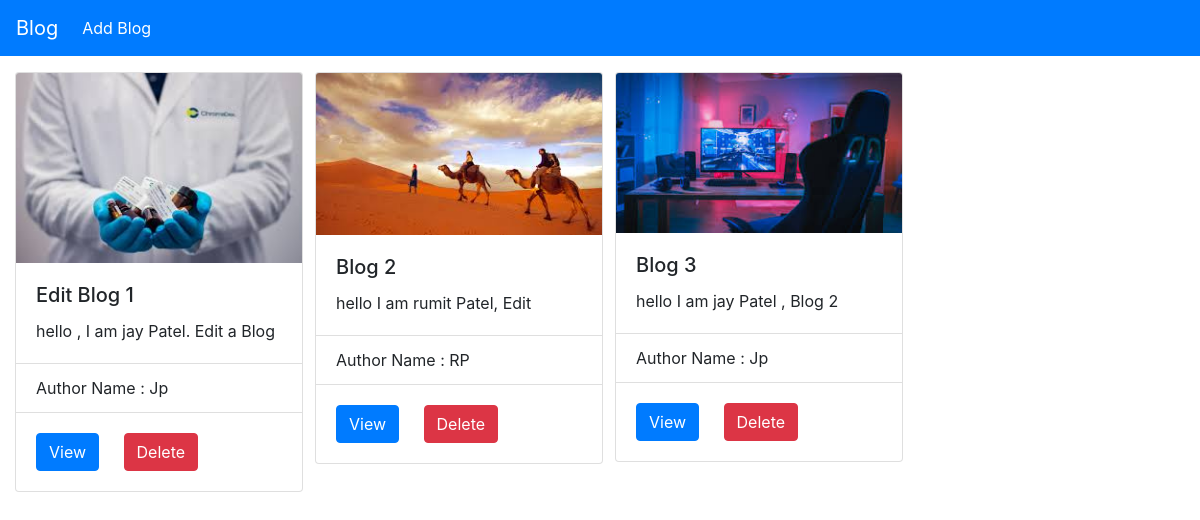
Before: / with the older database file.
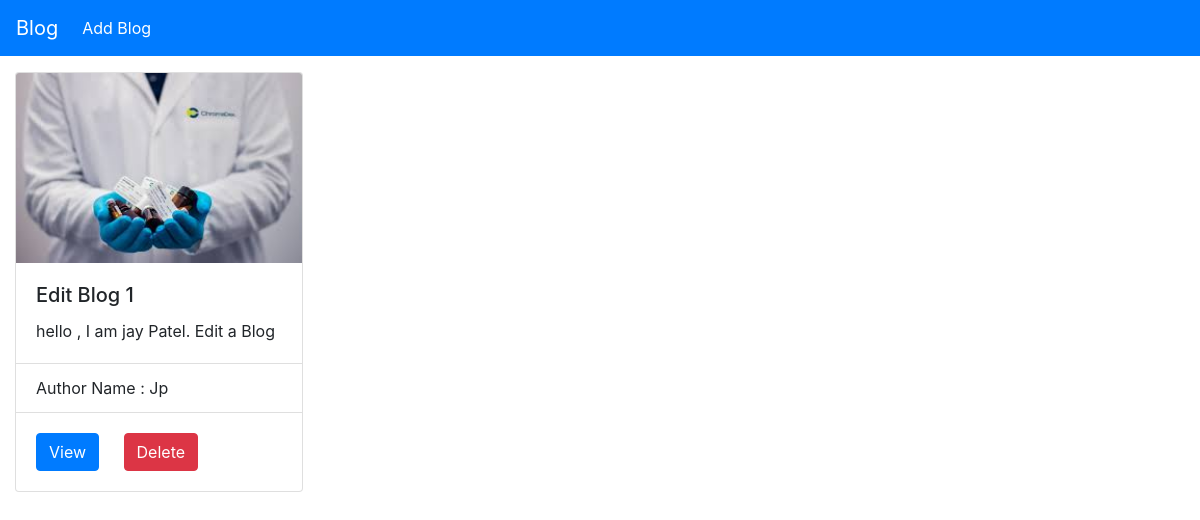
After: the same page with the newer database file.
### Blog_App/models.py (models this page shows, shortened)
class Post_Blog(models.Model):
    blog_image = models.ImageField(upload_to='blog_images',default='Add Please')
    title = models.CharField(max_length=100,unique=True)
    author = models.ForeignKey(Blog_User,on_delete=models.CASCADE)
    content = models.TextField()
    created_date = models.DateTimeField(auto_now_add=True)
    blog_like = models.PositiveBigIntegerField(default=0)

class Blog_User(models.Model):
    user_name = models.CharField(max_length=20,default='demo')
    user_password = models.CharField(max_length=10,default="demo")
    def __str__(self):
        return self.user_name

### Blog_App/views.py (the view)
# urls.py: path('',views.index,name='index'),
def index(request):
    all_blog = Post_Blog.objects.all()
    return render(request,'index.html',{'all_blog':all_blog})

### templates/index.html (shortened to what this page needs)
<!DOCTYPE html>
<html lang="en">
<head>
</head>
<body>
    <nav class="navbar navbar-expand-lg navbar-dark bg-primary">
        <a class="navbar-brand" href="{% url 'Blog_App:index' %}">Blog</a>
        <div class="collapse navbar-collapse" id="navbarNavDropdown">
            <ul class="navbar-nav">
                <li class="nav-item active">
                    <a class="nav-link" href="{% url 'Blog_App:addblog' %}">Add Blog <span class="sr-only">(current)</span></a>
                  </li>
            </ul>
        </div>
    </nav>
    <div class="container-fluid">
        <div class="row">
            {% for i in all_blog %}
            <div class="col-sm-3  my-3">
                <div class="card" style="width: 18rem;">
                    <img class="card-img-top" src="{{i.blog_image.url}}" alt="Card image cap">
                    <div class="card-body">
                      <h5 class="card-title">{{i.title}}</h5>
                      <p class="card-text">{{i.content}}</p>
                    </div>
                    <ul class="list-group list-group-flush">
                      <li class="list-group-item">Author Name : {{i.author}}</li>
                    </ul>
                    <div class="card-body">
                        <a href="{% url 'Blog_App:view' i.pk %}" class="card-link"><button type="button" class="btn btn-primary">View</button></a>
                        <a href="{% url 'Blog_App:delete' i.pk %}" class="card-link"><button type="button" class="btn btn-danger">Delete</button>
                        </a>
                      </div>
                  </div>
            </div>
            {% endfor %}
        </div>
    </div>
<link rel="stylesheet" href="https://maxcdn.bootstrapcdn.com/bootstrap/4.5.2/css/bootstrap.min.css">
</body>
</html>

Changed rows visible on the page:
removed Post_Blog: blog_image (picture), title "Blog 2", content "hello I am rumit Patel, Edit", author "RP"
removed Post_Blog: blog_image (picture), title "Blog 3", content "hello I am jay Patel , Blog 2", author "Jp"
